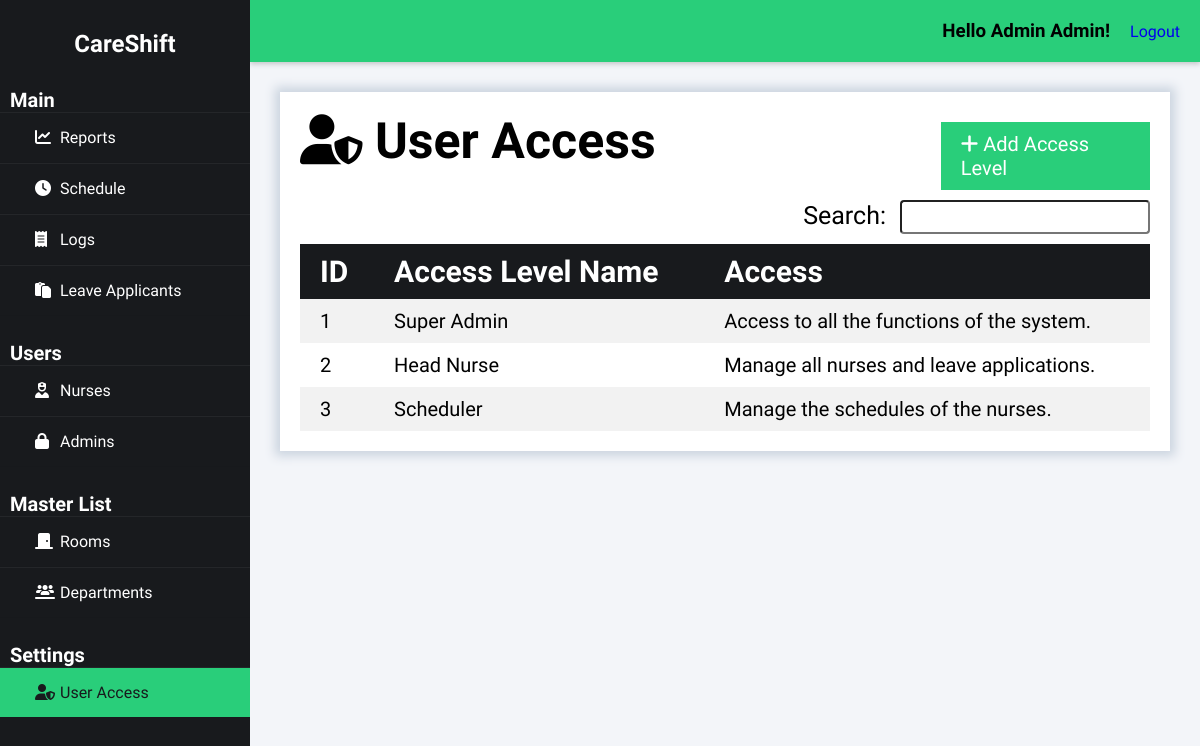
Page /index.php?page=useraccess (signed in) on the committed database.
### tables this page shows
CREATE TABLE `useraccess` (
  `useraccess_id` int(50) NOT NULL auto_increment,
  `useraccess_name` varchar(50) NOT NULL,
  `useraccess_desc` varchar(255) NOT NULL,
  PRIMARY KEY  (`useraccess_id`)
);

### class/class.admin.php (called while the page is built, shortened)
<?php
class Admin{
	private $DB_SERVER='localhost';
	private $DB_USERNAME='root';
	private $DB_PASSWORD='';
	private $DB_DATABASE='db_careshift';
	private $conn;
	public function __construct(){
		$this->conn = new PDO("mysql:host=".$this->DB_SERVER.";dbname=".$this->DB_DATABASE,$this->DB_USERNAME,$this->DB_PASSWORD);
	}
	function get_id_by_username($username){
		$sql="SELECT adm_id FROM admin WHERE adm_username = :username";
		$q = $this->conn->prepare($sql);
		$q->execute(['username' => $username]);
		$id = $q->fetchColumn();
		return $id;
	}
	function get_fname($id){
		$sql="SELECT adm_fname FROM admin WHERE adm_id = :id";
		$q = $this->conn->prepare($sql);
		$q->execute(['id' => $id]);
		$fname = $q->fetchColumn();
		return $fname;
	}
	function get_lname($id){
		$sql="SELECT adm_lname FROM admin WHERE adm_id = :id";
		$q = $this->conn->prepare($sql);
		$q->execute(['id' => $id]);
		$lname = $q->fetchColumn();
		return $lname;
	}
}
?>

### class/class.useraccess.php (called while the page is built, shortened)
<?php
class UserAccess{
	private $DB_SERVER='localhost';
	private $DB_USERNAME='root';
	private $DB_PASSWORD='';
	private $DB_DATABASE='db_careshift';
	private $conn;
	public function __construct(){
		$this->conn = new PDO("mysql:host=".$this->DB_SERVER.";dbname=".$this->DB_DATABASE,$this->DB_USERNAME,$this->DB_PASSWORD);
	}
	public function list_useraccess(){
		$sql="SELECT * FROM useraccess";
		$q = $this->conn->query($sql) or die("failed!");
		while($r = $q->fetch(PDO::FETCH_ASSOC)){
		$data[]=$r;
		}
		if(empty($data)){
		   return false;
		}else{
			return $data;
		}
	}
}
?>

### useraccess-module/records.php (the view)
<div class="heading">
    <h1><i class="fas fa-solid fa-user-shield"></i>&nbspUser Access</h1>
    <a href="index.php?page=useraccess&subpage=add" class="right_button"><i class="fa fa-plus"></i>&nbspAdd Access Level</a>
</div>
<span class="right">
    <div class="search_bar">
        <label for="search">Search:</label>
        <input type="text" id="search" class="search" name="search" onkeyup="filterTable()">
    </div>
</span>
<table id="tablerecords">
    <thead>
        <tr>
            <th>ID</th>
            <th>Access Level Name</th>
            <th>Access</th>
        </tr>
    </thead>
    <tbody>
        <?php
        if ($useraccess->list_useraccess() != false) {
            foreach ($useraccess->list_useraccess() as $value) {
                extract($value);
                $row_url = "index.php?page=useraccess&subpage=profile&id=" . $useraccess_id;
                ?>
                <tr onclick="location.href='<?php echo $row_url; ?>'" style="cursor: pointer;">
                    <td><?php echo $useraccess_id; ?></td>
                    <td><?php echo $useraccess_name; ?></td>
                    <td><?php echo $useraccess_desc; ?></td>
                </tr>
                <?php
            }
        } else {
            ?>
            <tr>
                <td colspan="3">No Record Found.</td>
            </tr>
        <?php
        }
        ?>
    </tbody>
</table>

### index.php (shortened to what this page needs)
<?php
include_once 'class/class.admin.php';
include_once 'class/class.useraccess.php';
$page = (isset($_GET['page']) && $_GET['page'] != '') ? $_GET['page'] : 'reports';
$admin = new Admin();
$useraccess = new UserAccess();
$admin_id = $admin->get_id_by_username($_SESSION['adm_username']);
?>
<!DOCTYPE html>
<html>
<head>
    <link rel="stylesheet" href="css/styles.css">
    <link rel="stylesheet" href="https://cdnjs.cloudflare.com/ajax/libs/fullcalendar/3.4.0/fullcalendar.css" />
</head>
<body>
    <div class="wrapper">
        <div class="sidebar">
            <h2>CareShift</h2>
            <ul>
                <h3>Main</h3>
                <li><a href="index.php?page=reports" class="<?= $page == 'reports' ? 'active' : '' ?>"><i class="fas fa-solid fa-chart-line"></i>Reports</a></li>
                <li><a href="index.php?page=schedule" class="<?= $page == 'schedule' ? 'active' : '' ?>"><i class="fas fa-solid fa-clock"></i>Schedule</a></li>
                <li><a href="index.php?page=logs" class="<?= $page == 'logs' ? 'active' : '' ?>"><i class="fas fa-solid fa-receipt"></i>Logs</a></li>
                <li><a href="index.php?page=leave" class="<?= $page == 'leave' ? 'active' : '' ?>"><i class="fas fa-regular fa-paste"></i></i></i>Leave Applicants</a></li>
                <h3>Users</h3>
                <li><a href="index.php?page=nurses" class="<?= $page == 'nurses' ? 'active' : '' ?>"><i class="fas fa-solid fa-user-nurse"></i>Nurses</a></li>
                <li><a href="index.php?page=admins" class="<?= $page == 'admins' ? 'active' : '' ?>"><i class="fas fa-lock" aria-hidden="true"></i></i>Admins</a></li>
                <h3>Master List</h3>
                <li><a href="index.php?page=rooms" class="<?= $page == 'rooms' ? 'active' : '' ?>"><i class="fas fa-solid fa-door-closed"></i>Rooms</a></li>
                <li><a href="index.php?page=departments" class="<?= $page == 'departments' ? 'active' : '' ?>"><i class="fas fa-solid fa-users-line"></i>Departments</a></li>
                <h3>Settings</h3>
                <li><a href="index.php?page=useraccess" class="<?= $page == 'useraccess' ? 'active' : '' ?>"><i class="fas fa-solid fa-user-shield"></i>User Access</a></li>
            </ul>
        </div>
        <div class="body">
            <div class="header">
                <h3>Hello <?php echo $admin->get_fname($admin_id).' '.$admin->get_lname($admin_id);?>!</h3>
                <a href="logout.php" class="right">Logout</a>
            </div>
            <div class="main_content">
                <?php
                    switch($page){
                    case 'useraccess':
                        require_once 'useraccess-module/index.php';
                    break;
                    }
                ?>
            </div>
        </div>
    </div>
</body>
</html>

### css/styles.css (style rules this page uses)
* { margin: 0; padding: 0; box-sizing: border-box; list-style: none; text-decoration: none; font-family: "Afacad Flux", sans-serif; }
body { background: #f3f5f9; }
.wrapper { display: flex; position: relative; }
.wrapper .sidebar { position: fixed; width: 250px; height: 100%; background: #181a1d; padding: 30px 0; z-index: 999; }
.wrapper .sidebar h2 { color: white; text-align: center; margin-bottom: 30px; }
.wrapper .sidebar h3 { color: white; font-size: 20px; margin-top: 25px; margin-left: 10px; }
.wrapper .sidebar ul li { border-bottom: 1px solid rgba(0, 0, 0, 0.05); border-top: 1px solid rgba(255, 255, 255, 0.05); }
.wrapper .sidebar ul li a { color: white; display: block; padding: 15px 15px 15px 35px; }
.wrapper .sidebar ul li a .fas { width: 25px; }
.wrapper .sidebar ul li a.active { background-color: #29ce7a; color: #181a1d; }
.wrapper .sidebar ul li a.active .fas { color: #181a1d; }
.wrapper .body { width: 100%; margin-left: 250px; }
.wrapper .body .header { padding: 20px; background: #29ce7a; display: flex; justify-content: flex-end; gap: 20px; align-items: center; position: sticky; top: 0; z-index: 100; box-shadow: 0 2px 5px rgba(0, 0, 0, 0.2); }
.wrapper .body .header h3 { margin: 0; }
.wrapper .body .main_content { padding: 0px 30px 0px 30px; }
.wrapper .body .main_content h1 { font-size: 50px; margin-bottom: 30px; width: 80%; }
.wrapper .body .main_content .content_wrapper .heading { display: flex; justify-content: space-between; align-items: center; }
.heading .right_button { padding: 10px 20px; background-color: #29ce7a; color: white; border: none; cursor: pointer; font-size: 20px; }
.right { float: right; }
.right .search_bar { margin-bottom: 10px; }
.right .search_bar label { font-size: 25px; margin-bottom: 10px; font-weight: normal; }
.search_bar input[type="text"] { padding: 3px; width: 250px; font-size: 20px; border-radius: 4px; margin-left: 10px; }
#tablerecords { padding: 10px; width: 100%; border-collapse: collapse; }
#tablerecords thead { color: white; background-color: #181a1d; text-align: left; font-size: 30px; }
#tablerecords thead tr th { padding: 10px 20px 10px 20px; }
#tablerecords th, #tablerecords td { padding: 10px 0px; }
#tablerecords tbody { font-size: 20px; }
#tablerecords tbody tr:nth-child(odd) { background-color: #f2f2f2; }
#tablerecords tbody tr:nth-child(even) { background-color: #ffffff; }
#tablerecords tbody tr td { padding: 10px 20px 10px 20px; }
label { margin-bottom: 5px; font-weight: bold; font-size: 25px; }

### rows in the picture
useraccess: useraccess_id "1", useraccess_name "Super Admin", useraccess_desc "Access to all the functions of the system."
useraccess: useraccess_id "2", useraccess_name "Head Nurse", useraccess_desc "Manage all nurses and leave applications."
useraccess: useraccess_id "3", useraccess_name "Scheduler", useraccess_desc "Manage the schedules of the nurses."

### other values in the picture
$admin->get_fname($admin_id) "Admin"
$admin->get_lname($admin_id) "Admin"
